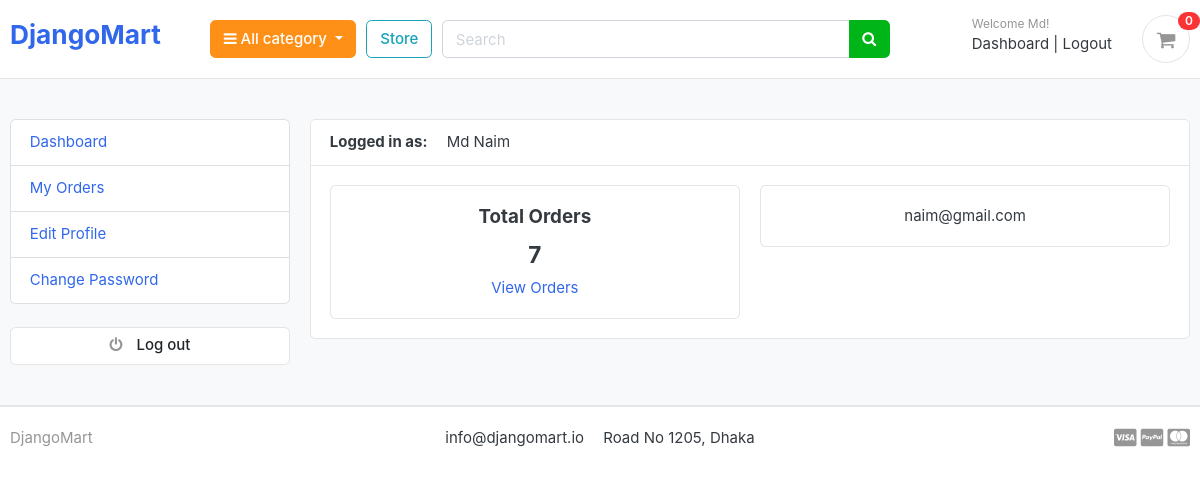
Screenshot of /accounts/dashboard/ (signed in) with the database file from the repository.
### accounts/models.py (models this page shows, shortened)
class Account(AbstractBaseUser):
    first_name      = models.CharField(max_length=50)
    last_name       = models.CharField(max_length=50)
    username        = models.CharField(max_length=50, unique=True)
    email           = models.EmailField(max_length=100, unique=True)
    phone_number    = models.CharField(max_length=50)
    date_joined     = models.DateTimeField(auto_now_add=True)
    last_login      = models.DateTimeField(auto_now=True)
    is_admin        = models.BooleanField(default=False)
    is_staff        = models.BooleanField(default=False)
    is_active        = models.BooleanField(default=False)
    is_superadmin        = models.BooleanField(default=False)
    USERNAME_FIELD = 'email'
    REQUIRED_FIELDS = ['username', 'first_name', 'last_name']
    objects = MyAccountManager()
    def full_name(self):
        return f'{self.first_name} {self.last_name}'

### accounts/views.py (the view)
# urls.py: path('dashboard/', views.dashboard, name='dashboard'),
@login_required(login_url = 'login')
def dashboard(request):
    orders = Order.objects.order_by('-created_at').filter(user_id=request.user.id, is_ordered=True)
    orders_count = orders.count()
    try:
        userprofile = UserProfile.objects.get(user=request.user)
    except ObjectDoesNotExist:
        userprofile = UserProfile.objects.create(user=request.user)
    context = {
        'orders_count': orders_count,
        'userprofile': userprofile,
    }
    return render(request, 'accounts/dashboard.html', context)

### cart/context_processors.py (called while the page is built)
def counter(request):
    cart_count = 0
    if 'admin' in request.path:
        return {}
    else:
        try:
            cart = Cart.objects.filter(cart_id=_cart_id(request))
            if request.user.is_authenticated:
                cart_items = CartItem.objects.all().filter(user=request.user)
            else:
                cart_items = CartItem.objects.all().filter(cart=cart[:1])
            for cart_item in cart_items:
                cart_count += cart_item.quantity
        except Cart.DoesNotExist:
            cart_count = 0
    return dict(cart_count=cart_count)

### cart/views.py (called while the page is built)
def _cart_id(request):
    cart = request.session.session_key
    if not cart:
        cart = request.session.create()
    return cart

### category/context_processors.py (called while the page is built)
def menu_links(request):
    links = Category.objects.all()
    return dict(links=links)

### category/models.py (called while the page is built)
    def get_url(self):
        return reverse('products_by_category', args=[self.slug])

### accounts/templates/accounts/dashboard.html (shortened to what this page needs)
{% extends 'base.html' %}
{% block content %}
<section class="section-conten padding-y bg">
<div class="container">
	<div class="row">
	{% include 'accounts/dashboard_sidebar.html' %}
	<main class="col-md-9">
		<article class="card">
		<header class="card-header">
			<strong class="d-inline-block mr-3">Logged in as:</strong>
			<span>{{user.full_name}}</span>
		</header>
		<div class="card-body">
			<div class="row">
			<div class="col-md-6">
				<div class="card" style="text-align:center;">
					<div class="card-body">
						<h5 class="card-title">Total Orders</h5>
						<h4>{{orders_count}}</h4>
						<a href="{% url 'my_orders' %}">View Orders</a>
					</div>
				</div>
			</div>
			<div class="col-md-6">
				<div class="card" style="text-align:center;">
					<div class="card-body">
						<p class="mb-0">{{user.email}}</p>
					</div>
				</div>
			</div>
			</div>
		</div>
		</article>
	</main>
</div>
</div>
</section>
{% endblock %}

### templates/includes/navbar.html (shortened to what this page needs)
{% load static %}
<header class="section-header">
  <section class="header-main border-bottom">
    <div class="container">
      <div class="row align-items-center">
        <div class="col-lg-2 col-md-3 col-6">
          <a href="{% url 'home' %}" class="brand-wrap">
            <h3>DjangoMart</h3>
          </a>
        </div>
        <div class="col-lg col-sm col-md col-6 flex-grow-0">
          <div class="category-wrap dropdown d-inline-block float-right">
            <button
              type="button"
              class="btn btn-warning dropdown-toggle"
              data-toggle="dropdown"
            >
              <i class="fa fa-bars"></i> All category
            </button>
          </div>
        </div>
        <a href="{% url 'store' %}" class="btn btn-outline-info">Store</a>
        <div class="col-lg col-md-6 col-sm-12 col">
          <form action="{% url 'search' %}" class="search" method="GET">
            <div class="input-group w-100">
              <input
                type="text"
                class="form-control"
                style="width: 60%"
                placeholder="Search"
                name="keyword"
              />
              <div class="input-group-append">
                <button class="btn btn-success" type="submit">
                  <i class="fa fa-search"></i>
                </button>
              </div>
            </div>
          </form>
        </div>
        <div class="col-lg-3 col-sm-6 col-8 order-2 order-lg-3">
          <div class="d-flex justify-content-end mb-3 mb-lg-0">
            {% if user.id is None %}
            <div class="widget-header">
              <small class="title text-muted">Welcome guest!</small>
              <div>
                <a href="{% url 'login' %}">Login</a>
                <span class="dark-transp"> | </span>
                <a href="{% url 'register' %}"> Register</a>
              </div>
            </div>
            {% else %}
            <div class="widget-header">
              <small class="title text-muted"
                >Welcome {{user.first_name}}!</small
              >
              <div>
                <a href="{% url 'dashboard' %}">Dashboard</a>
                <span class="dark-transp"> | </span>
                <a href="{% url 'logout' %}"> Logout</a>
              </div>
            </div>
            {% endif %}
            <a href="{% url 'cart' %}" class="widget-header pl-3 ml-3">
              <div class="icon icon-sm rounded-circle border">
                <i class="fa fa-shopping-cart"></i>
              </div>
              <span class="badge badge-pill badge-danger notify"
                >{{cart_count}}</span
              >
            </a>
          </div>
        </div>
      </div>
    </div>
  </section>
</header>

### static/css/ui.css (style rules this page uses)
html { font-family: "Inter", sans-serif; font-size: 15px; }
.icon-xs, .icon-sm, .icon-md, .icon-lg { display: inline-block; text-align: center; flex-shrink: 0; flex-grow: 0; }
.icon-sm { width: 48px; height: 48px; line-height: 48px !important; font-size: 20px; }
.padding-y { padding-top: 40px; padding-bottom: 40px; }
article:after, .form-group:after { display: block; clear: both; content: ""; }
.bg { background-color: #f8f9fa; }
.header-main { position: relative; padding-top: 1rem; padding-bottom: 1rem; }
.widget-header { display: inline-block; vertical-align: middle; position: relative; }
.widget-header a { color: #343a40; }
.widget-header i { color: #969696; }
.widget-header .title { display: block; }
.widget-header .notify { position: absolute; top: -3px; right: -10px; }
.notify { position: absolute; top: -4px; right: -10px; display: inline-block; padding: 0.25em 0.6em; font-size: 12px; line-height: 1; text-align: center; border-radius: 3rem; color: #fff; background-color: #fa3434; }

### rows the page displays
Account: first_name "Md", full_name "Md Naim", email "naim@gmail.com"

### other values shown
{{ cart_count }} "0"
{{ orders_count }} "7"
